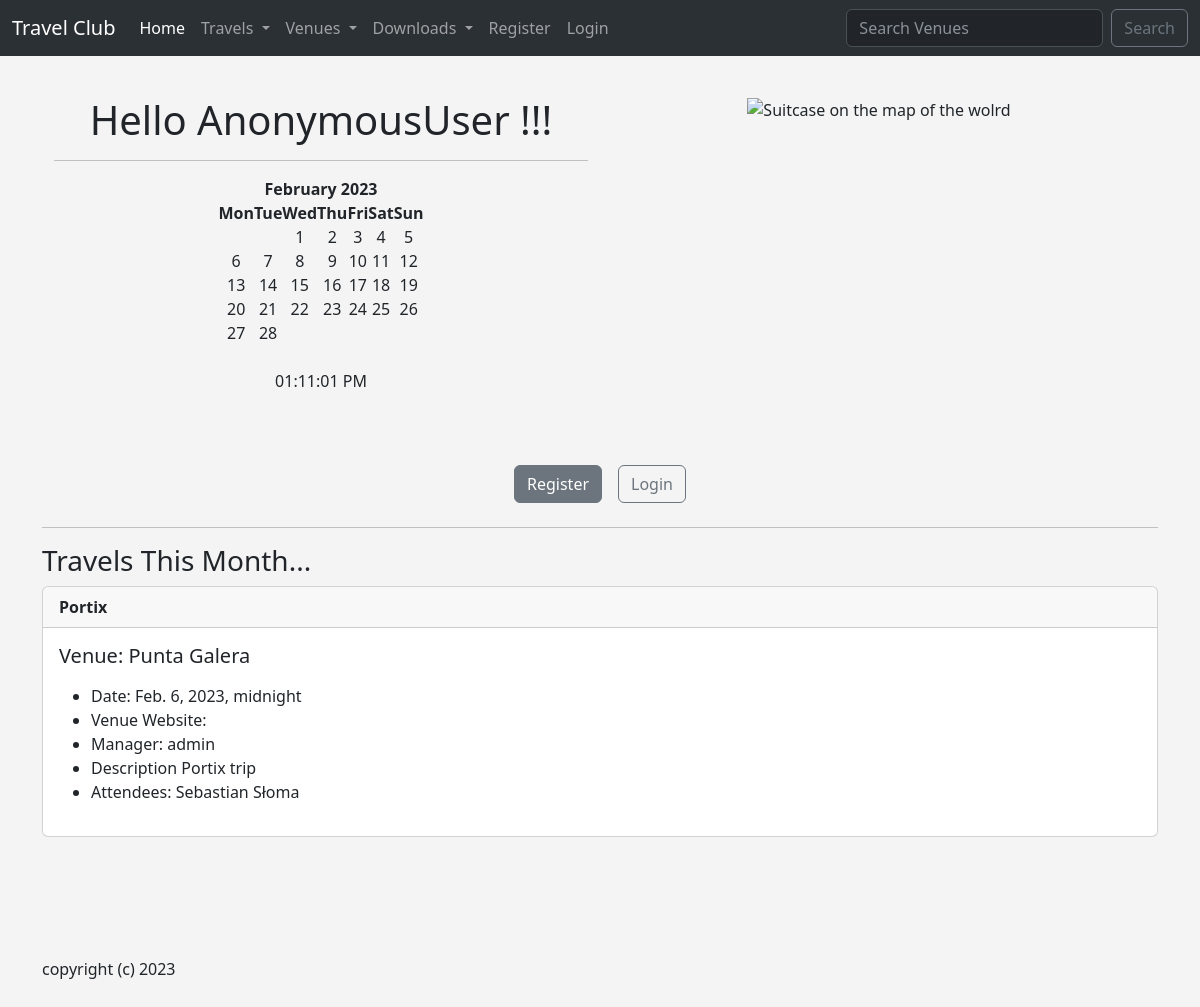
The page / on the database its author committed.
### travel/models.py (models this page shows, shortened)
class Travel(models.Model):
    name = models.CharField('Travel Name', max_length=120)
    travel_date = models.DateTimeField('Travel Date')
    venue = models.ForeignKey(
        Venue, blank=True, null=True, on_delete=models.CASCADE)
    manager = models.ForeignKey(User, blank=True, null=True, on_delete=models.SET_NULL)
    description = models.TextField(blank=True)
    attendees = models.ManyToManyField(TravelUser, blank=True)
    approved = models.BooleanField('Approved', default=False)
    def __str__(self):
        return self.name

class Venue(models.Model):
    name = models.CharField('Venue Name', max_length=120)
    address = models.CharField(max_length=300)
    zip_code = models.CharField('Zip Code', max_length=15)
    phone = models.CharField('Contact Phone', max_length=25, blank=True)
    web = models.URLField('Website Address', blank=True)
    email_address = models.EmailField('Email', blank=True)
    owner = models.IntegerField('Venue Owner', blank=False, default=1)
    venue_image = models.ImageField(null=True, blank=True, upload_to='images/')
    def __str__(self):
        return self.name

class TravelUser(models.Model):
    first_name = models.CharField(max_length=30)
    last_name = models.CharField(max_length=30)
    email = models.EmailField('User Email')
    def __str__(self):
        return self.first_name + ' ' + self.last_name

### travel/views.py (the view)
# urls.py: path('', views.home, name='home'),
def home(request, year=datetime.now().year, month=datetime.now().strftime('%B')):
    name = 'John'
    month = month.title()
    month_number = list(calendar.month_name).index(month)
    month_number = int(month_number)
    cal = HTMLCalendar().formatmonth(
        year,
        month_number
    )
    now = datetime.now()
    current_year = now.year
    travel_list = Travel.objects.filter(
        travel_date__year=year,
        travel_date__month=month_number
    )
    time = now.strftime('%I:%M:%S %p')
    return render(request, 'travel/home.html', {
        'name': name,
        'year': year,
        'month': month,
        'month_number': month_number,
        'cal': cal,
        'current_year': current_year,
        'time': time,
        'travel_list': travel_list,
    })

### travel/templates/travel/home.html (shortened to what this page needs)
{% extends 'travel/base.html' %}
{% block content %}
<div class="container text-center">
  <div class="row">
    <div class="col">
      <h1>Hello {{ user }} !!!</h1>
  <hr>
  <div style="display: flex; justify-content: center;">{{ cal|safe }}</div>
  <br>
  <p>{{ time }}</p>
  <br><br>
    </div>
    <div class="col">
      <img src="https://poradniksukces.com/wp/wp-content/uploads/2016/05/Travel-suitcase.jpg" width="500" alt="Suitcase on the map of the wolrd">
    </div>
  </div>
</div>
<div>
  {% if user.is_authenticated %}
  {% else %}
  <div style="display: flex; justify-content: center;">
    <a class="btn btn-secondary m-2" href="{% url 'register_user' %}">Register</a>
    <a class="btn btn-outline-secondary m-2" href="{% url 'login' %}">Login</a>
  </div>
  {% endif %}
</div>
    <hr>
    <h3>Travels This Month...</h3>
    {% if travel_list %}
        {% for travel in travel_list %}
        <div class="card">
            <div class="card-header">
                <strong>{{ travel }}</strong>
            </div>
            <div class="card-body">
              <h5 class="card-title">Venue: {{ travel.venue }}</h5>
              <p class="card-text">
                <ul>
                    <li>Date: {{ travel.travel_date }} </li>
                    <li>Venue Website: {{ travel.venue.web }} </li>
                    <li>Manager: {{ travel.manager }} </li>
                    <li>Description {{ travel.description }} </li>
                    <li>Attendees:
                    {% for user in travel.attendees.all %}
                    {{ user }}
                    {% endfor %}
                </li>
                </ul>
              </p>
            </div>
          </div>
          <br>
            <br>
        {% endfor %}
    {% else %}
    Sorry...There are no events this month...
    {% endif %}
    <br><br><br>
    copyright (c) {{ current_year }}
    <br><br><br>
{% endblock %}

### travel/templates/travel/base.html (style rules this page uses)
body { background: #f4f4f4 ; }

### rows shown on the page
Travel: name "Portix", venue "Punta Galera", travel_date "Feb. 6, 2023, midnight", manager "admin", description "Portix trip"
TravelUser: first_name+last_name "Sebastian Słoma"

### other values the page prints
{{ user }} "AnonymousUser"
{{ cal|safe }} "February 2023 Mon Tue Wed Thu Fri Sat Sun 1 2 3 4 5 6 7 8 9 10 11 12 13 14 15 16 17 18 19 20 21 22 23 24 25 26 27 28"
